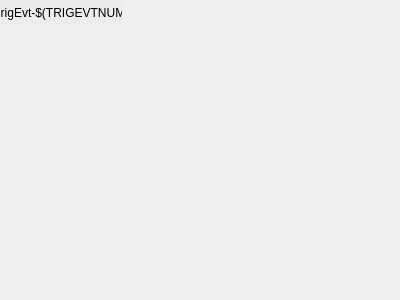
<ui version="4.0">
 <class>Form</class>
 <widget class="QWidget" name="Form">
  <property name="geometry">
   <rect>
    <x>0</x>
    <y>0</y>
    <width>400</width>
    <height>300</height>
   </rect>
  </property>
  <property name="windowTitle">
   <string>Form</string>
  </property>
  <widget class="caLabel" name="calabel">
   <property name="geometry">
    <rect>
     <x>1</x>
     <y>1</y>
     <width>121</width>
     <height>23</height>
    </rect>
   </property>
   <property name="text">
    <string>TrigEvt-$(TRIGEVTNUM)</string>
   </property>
   <property name="alignment">
    <set>Qt::AlignCenter</set>
   </property>
  <property name="styleSheet">
   <string notr="true">background-color: rgb(236, 236, 236, 255);</string>
  </property></widget>
 </widget>
 <customwidgets>
  <customwidget>
   <class>caLabel</class>
   <extends>QLabel</extends>
   <header>caLabel</header>
  </customwidget>
 </customwidgets>
 <resources/>
 <connections/>
</ui>
